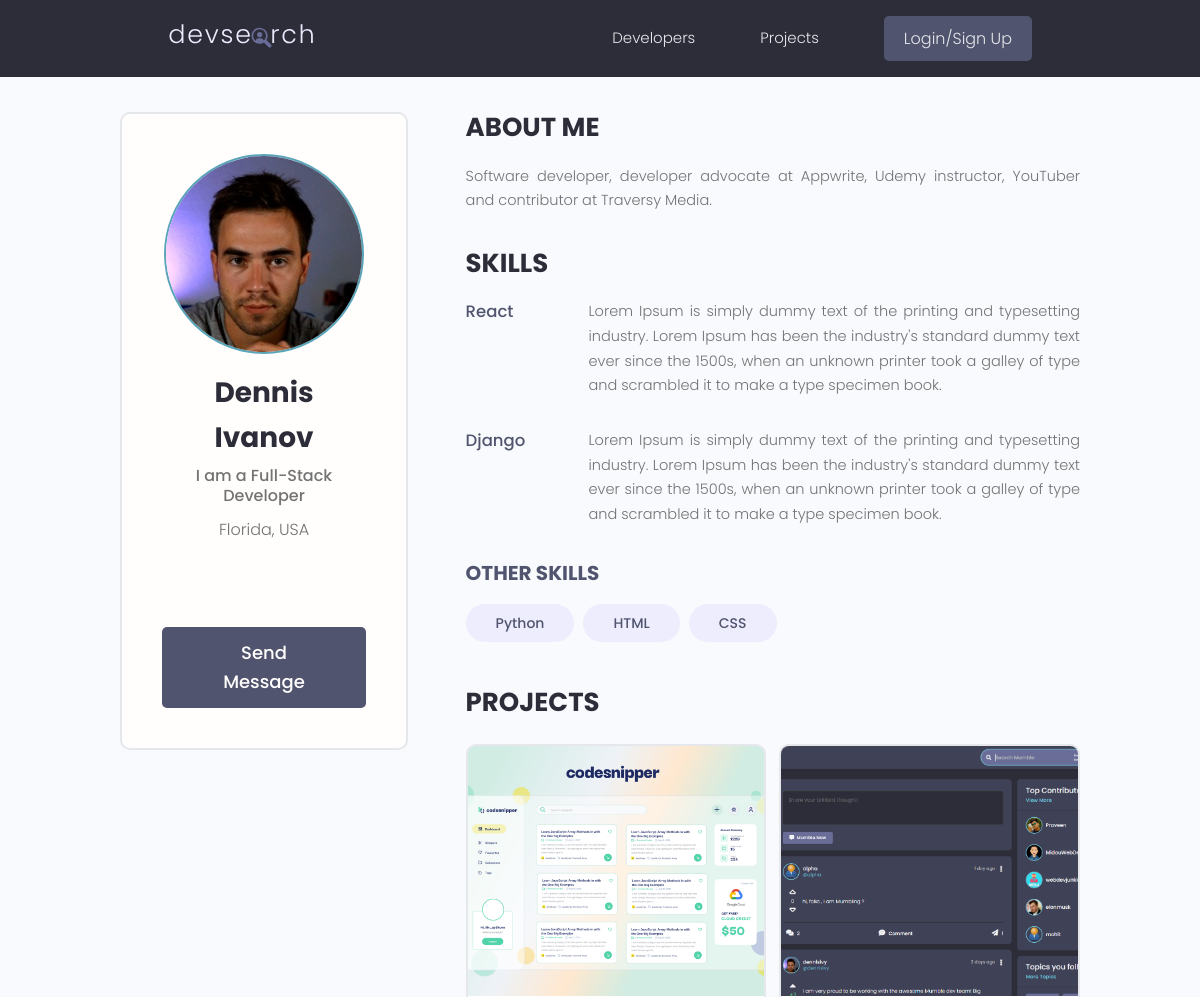
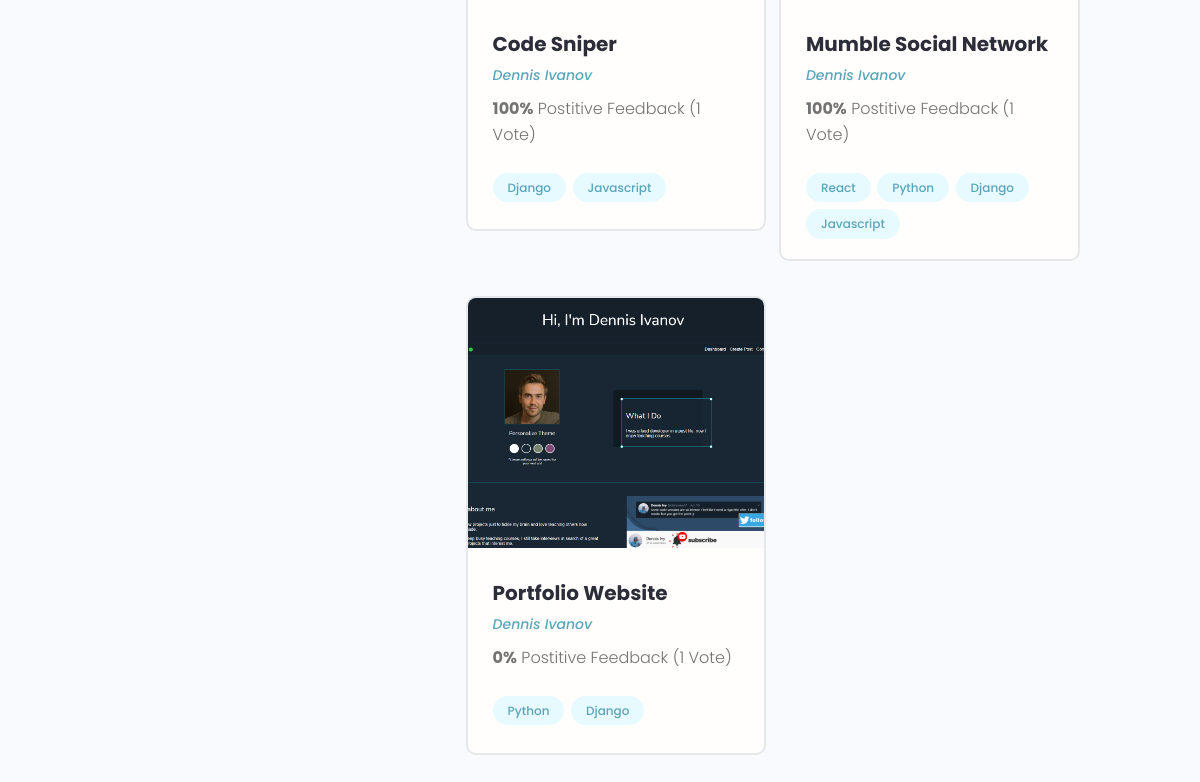
The page /profile/7ce79c96-60ea-4860-a71a-e540b961d8a2/ on the database its author committed (2 pictures, top to bottom).
### users/models.py (models this page shows, shortened)
class Profile(models.Model):
    user = models.OneToOneField(User, on_delete=models.CASCADE, null=True, blank=True)
    name = models.CharField(max_length=200, null=True, blank=True)
    email = models.EmailField(max_length=500, blank=True, null=True)
    username = models.CharField(max_length=200, null=True, blank=True)
    location = models.CharField(max_length=200, null=True, blank=True)
    short_intro = models.CharField(max_length=200, null=True, blank=True)
    bio = models.TextField(null=True, blank=True)
    profile_image = models.ImageField(null=True, blank=True, upload_to='profiles/', default='profiles/user-default.png')
    social_github = models.CharField(max_length=200, null=True, blank=True)
    social_twitter = models.CharField(max_length=200, null=True, blank=True)
    social_linkedin = models.CharField(max_length=200, null=True, blank=True)
    social_youtube = models.CharField(max_length=200, null=True, blank=True)
    social_website = models.CharField(max_length=200, null=True, blank=True)
    created = models.DateField(auto_now_add=True)
    id = models.UUIDField(default=uuid.uuid4, unique=True, primary_key=True, editable=False)

class Skill(models.Model):
    owner = models.ForeignKey(Profile, on_delete=models.CASCADE, null=True, blank=True)
    name =  models.CharField(max_length=200, null=True, blank=True)
    description = models.TextField(null=True, blank=True)
    created = models.DateField(auto_now_add=True)
    id = models.UUIDField(default=uuid.uuid4, unique=True, primary_key=True, editable=False)
    def __str__(self):
        return str(self.name)

### projects/models.py (models this page shows, shortened)
class Project(models.Model):
    owner = models.ForeignKey(Profile, null=True, blank=True, on_delete=models.SET_NULL)
    title = models.CharField(max_length=200)
    description = models.TextField(null=True, blank=True)
    featured_image = models.ImageField(null=True, blank=True, default="default.jpg")
    demo_link = models.CharField(max_length=2000, null=True, blank=True)
    source_link = models.CharField(max_length=2000, null=True, blank=True)
    tags = models.ManyToManyField('Tag', blank=True)
    vote_total = models.IntegerField(default=0, null=True, blank=True)
    vote_ratio = models.IntegerField(default=0, null=True, blank=True)
    created = models.DateField(auto_now_add=True)
    id = models.UUIDField(default=uuid.uuid4, unique=True, primary_key=True, editable=False)
    class Meta:
        ordering = ['-vote_ratio', '-vote_total', 'title']

class Tag(models.Model):
    name = models.CharField(max_length=200)
    created = models.DateField(auto_now_add=True)
    id = models.UUIDField(default=uuid.uuid4, unique=True, primary_key=True, editable=False)
    def __str__(self):
        return self.name

### users/views.py (the view)
# urls.py: path('profile/<str:pk>/', views.userProfile, name="user-profile"),
def userProfile(request, pk):
    profile = Profile.objects.get(id=pk)
    topSkills = profile.skill_set.exclude(description__exact="")
    otherSkils = profile.skill_set.filter(description="")
    context = {'profile': profile, 'topSkills':topSkills, 'otherSkills': otherSkils}
    return render(request, 'users/user-profile.html', context)

### users/templates/users/user-profile.html (shortened to what this page needs)
{% extends "main.html" %}
{% block content %}
  <main class="profile my-md">
    <div class="container">
      <div class="layout">
        <div class="column column--1of3">
          <div class="card text-center">
            <div class="card__body dev">
              <img class="avatar avatar--xl" src="{{profile.profile_image.url}}" />
              <h2 class="dev__name">{{profile.name}}</h2>
              <p class="dev__title">{{profile.short_intro}}</p>
              <p class="dev__location">{{profile.location}}</p>
              <ul class="dev__social">
              </ul>
              {% if request.user.profile.id != profile.id %}
              <a href="{% url 'create-message' profile.id %}" class="btn btn--sub btn--lg">Send Message </a>
              {% endif %}
            </div>
          </div>
        </div>
        <div class="column column--2of3">
          <div class="devInfo">
            <h3 class="devInfo__title">About Me</h3>
            <p class="devInfo__about">{{profile.bio}}</p>
          </div>
          <div class="devInfo">
            <h3 class="devInfo__title">Skills</h3>
            <div class="devInfo__skills">
              {% for skill in topSkills %}
              <div class="devSkill">
                <h4 class="devSkill__title">{{skill.name}}</h4>
                <p class="devSkill__info">{{skill.description}}</p>
              </div>
              {% endfor %}
              <h3 class="devInfo__subtitle">Other Skills</h3>
              <div class="devInfo__otherSkills">
                {% for skill in otherSkills %}
                <span class="tag tag--pill tag--sub tag--lg">
                  <small>{{skill}}</small>
                </span>
                {% endfor %}
              </div>
            </div>
          </div>
          <div class="devInfo">
            <h3 class="devInfo__title">Projects</h3>
            <div class="grid grid--two">
              {% for project in profile.project_set.all %}
              <div class="column">
                <div class="card project">
                  <a href="{% url "project" project.id %}" class="project">
                    <img class="project__thumbnail" src="{{project.featured_image.url}}" alt="project thumbnail" />
                    <div class="card__body">
                      <h3 class="project__title">{{project.title}}</h3>
                      <p><a class="project__author" href="{% url "user-profile" project.owner.id %}">{{project.owner.name}}</a></p>
                      <p class="project--rating">
                        <span style="font-weight: bold;">{{project.vote_ratio}}%</span> Postitive
                        Feedback ({{project.vote_total}} Vote{{project.vote_total|pluralize:"s"}})
                      </p>
                      <div class="project__tags">
                        {% for tag in project.tags.all %}
                        <span class="tag tag--pill tag--main">
                          <small>{{tag}}</small>
                        </span>
                        {% endfor %}
                      </div>
                    </div>
                  </a>
                </div>
              </div>
              {% endfor %}
            </div>
          </div>
        </div>
      </div>
    </div>
  </main>
{% endblock content %}

### static/styles/app.css (style rules this page uses)
:root { --color-sub: #2d2d39; }
.btn--sub { background-color: var(--color-sub-light); }
.card { border: 2px solid var(--color-light); }
img { width: 100%; }
.profile .card > .dev { padding: 4rem; }
.dev__name { color: var(--color-sub); font-size: 2.8rem; font-weight: 700; margin-top: 1rem; margin-bottom: 0.5rem; }
.dev__title { font-size: 1.6rem; font-weight: 500; line-height: 1.3; }
.dev__location { margin-top: 1rem; }
.dev__social { margin: 3rem 0; list-style: none; display: flex; justify-content: center; gap: 1.5rem; }
.devInfo { margin-bottom: 3rem; }
.devInfo__title, .devInfo__subtitle { font-size: 2.6rem; color: var(--color-sub); text-transform: uppercase; font-weight: 700; margin-bottom: 1.5rem; }
.devInfo__subtitle { font-size: 2rem; color: var(--color-sub-light); }
.devInfo__about, .devSkill__info { font-size: 1.45rem; line-height: 1.7; text-align: justify; }
.devSkill { margin-bottom: 3rem; }
.devSkill__title { font-size: 1.65rem; font-weight: 500; color: var(--color-sub-light); }
@media screen and (min-width: 700px) { .devSkill { display: flex; justify-content: space-between; gap: 3rem; } }
@media screen and (min-width: 700px) { .devSkill__info { flex-basis: 80%; } }
.project__author { font-size: 1.4rem; font-style: italic; }
.project--rating { margin-bottom: 1.6em; margin-top: .5em; }
.project__thumbnail { height: 25rem; object-fit: cover; object-position: top center; }
.project__title { font-size: 2rem; font-weight: 700; color: var(--color-sub); }

### static/uikit/styles/modules/_variables.css (style rules this page uses)
:root { --color-main: #5aa5b9; --color-main-light: #e6faff; --color-sub: #3f4156; --color-sub-light: #51546e; --color-sub-lighter: #ededfd; --color-text: #737373; --color-gray: #8b8b8b; --color-light: #e5e7eb; --color-light-gray: #767676; --color-bg: #f8fafd; --color-white: #fffefd; --color-white-light: #f3f3f3; --color-success: #359e64; --color-success-bg: #def8e8; --color-error: #fc4b0b; --color-error-bg: #fff2ee; --font-base: 'Poppins', arial, helvetica, 'Segoe UI', roboto, ubuntu, sans-serif; --font-monospace: 'Fira Code', 'Courier New', courier, monospace; --font-regular: 300; --font-medium: 500; --font-bold: 700; --generic-shadow: 1px 1px 5px #00000010; --generic-transition: all 0.3s ease-in-out; }

### static/uikit/styles/modules/_base.css (style rules this page uses)
* { margin: 0; padding: 0; box-sizing: border-box; text-rendering: optimizeLegibility; color: inherit; font-size: inherit; }
html { font-size: 50%; }
@media only screen and (min-width: 480px) { html { font-size: 56.25%; } }
@media only screen and (min-width: 1200px) { html { font-size: 62.5%; } }
body { line-height: 1.6; font-weight: 400; font-size: 1.5rem; color: var(--color-text); background-color: var(--color-bg); min-height: 100vh; }

### static/uikit/styles/modules/_typography.css (style rules this page uses)
* { font-family: var(--font-base); }
h2 { font-size: 3.6rem; font-weight: var(--font-bold); }
h3 { font-size: 3.2rem; font-weight: var(--font-medium); }
h4 { font-size: 2.8rem; font-weight: var(--font-medium); }
p, span, strong { font-size: 1.6rem; color: var(--color-text); font-weight: var(--font-regular); }
a { padding-bottom: 2px; text-decoration: none; display: inline-block; color: var(--color-main); font-weight: var(--font-medium); }

### static/uikit/styles/modules/_utilities.css (style rules this page uses)
.container { width: 92%; max-width: 165rem; margin: 0 auto; box-sizing: border-box; }
@media screen and (min-width: 1000px) { .container { width: 90%; } }
@media screen and (min-width: 1200px) { .container { width: 80%; } }
.text-center { text-align: center; }
.my-md { margin: 3rem auto; }

### static/uikit/styles/modules/_avatar.css (style rules this page uses)
.avatar { border-radius: 50%; border: 2px solid var(--color-main); object-fit: cover; }
.avatar--xl { height: 20rem; width: 20rem; }

### static/uikit/styles/modules/_button.css (style rules this page uses)
.btn { display: inline-block; position: relative; cursor: pointer; background-color: var(--color-light); font-weight: var(--font-medium); color: var(--color-sub); text-decoration: none; padding: 1rem 2rem; border-radius: 0.5rem; border: none; width: -webkit-fit-content; width: -moz-fit-content; width: fit-content; height: -webkit-fit-content; height: -moz-fit-content; height: fit-content; font-size: 1.6rem; outline-width: 0; outline-color: transparent; -webkit-backface-visibility: hidden; backface-visibility: hidden; transition: all 0.3s ease-in-out; }
.btn--sub { background-color: var(--color-sub); color: var(--color-white); }
.btn--lg { font-size: 1.8rem; padding: 1.2rem 4.5rem; }

### static/uikit/styles/modules/_card.css (style rules this page uses)
.card { border-radius: 1rem; background-color: var(--color-white); border: 1.5px solid var(--color-light); width: auto; height: auto; margin-top: 0.5rem; margin-bottom: 0.5rem; overflow: hidden; }
.card__body, .card__header { padding: 2rem 2.5rem; }

### rows shown on the page
Profile: profile_image (picture), name "Dennis Ivanov", short_intro "I am a Full-Stack Developer", location "Florida, USA", bio "Software developer, developer advocate at Appwrite, Udemy instructor, YouTuber and contributor at Traversy Media."
Skill: name "React", description "Lorem Ipsum is simply dummy text of the printing and typesetting industry. Lorem Ipsum has been the industry's standard dummy text ever since the 1500s, when an unknown printer took a galley of type and scrambled it to make a type specimen book."
Skill: name "Django", description "Lorem Ipsum is simply dummy text of the printing and typesetting industry. Lorem Ipsum has been the industry's standard dummy text ever since the 1500s, when an unknown printer took a galley of type and scrambled it to make a type specimen book."
Skill: name "Python"
Skill: name "HTML"
Skill: name "CSS"
Project: featured_image (picture), title "Code Sniper", owner.name "Dennis Ivanov", vote_ratio "100", vote_total "1"
Tag: name "Django"
Tag: name "Javascript"
Project: featured_image (picture), title "Mumble Social Network", owner.name "Dennis Ivanov", vote_ratio "100", vote_total "1"
Tag: name "React"
Tag: name "Python"
Project: featured_image (picture), title "Portfolio Website", owner.name "Dennis Ivanov", vote_ratio "0", vote_total "1"
